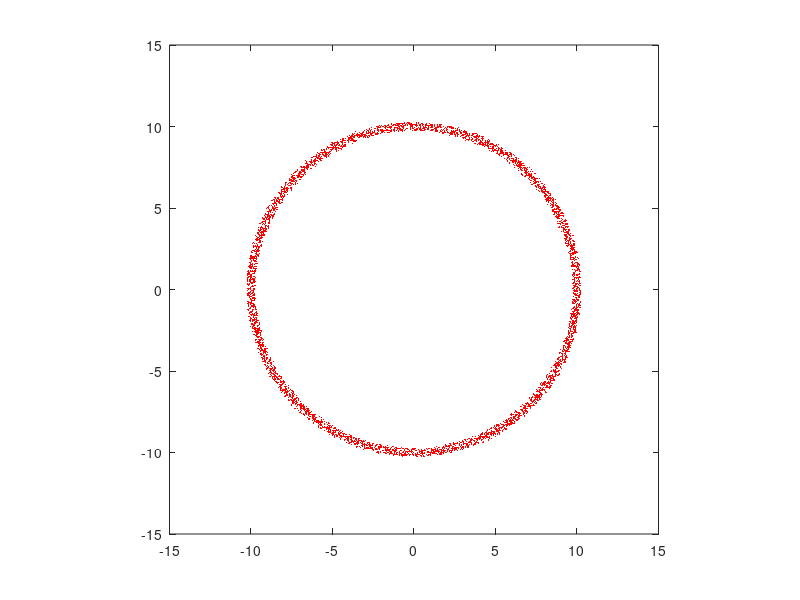

The MATLAB source for this figure: (Note: this script raises an error after producing the figure.)
%{

% Analitic model for circle; (x-x0).^ + (y-y0).^2=r^2


Circle Fitting to hypothetical noise point cloud by using MDE, please run the code given below.



%}

rng(100);
r=10;
t=linspace(-pi,pi,5000)';
x=sin(t);
y=cos(t);
noisex=0.05*(rand(size(x,1),1)-0.50);
noisey=0.05*(rand(size(x,1),1)-0.50);
mydata.x=r*(x+noisex);
mydata.y=r*(y+noisey);
plot(mydata.x, mydata.y,'.r','markersize',1); shg, daspect([1 1 1]); hold on
%   algo_MDE(objfun      , mydata ,   N , D , low  , up  , MaxCycle , seed )
out=algo_MDE('fitCircle' , mydata ,  30 , 3 , -100 , 100 , 1000     , 100);
disp('Computed values for x0,y0 and radii,r ;')
[out,x0,y0,r]=fitCircle(out.bestsol,mydata)
x=r*(x-x0); y=r*(y-y0);
plot(x,y,'-b','linewidth',1), shg
axis tight